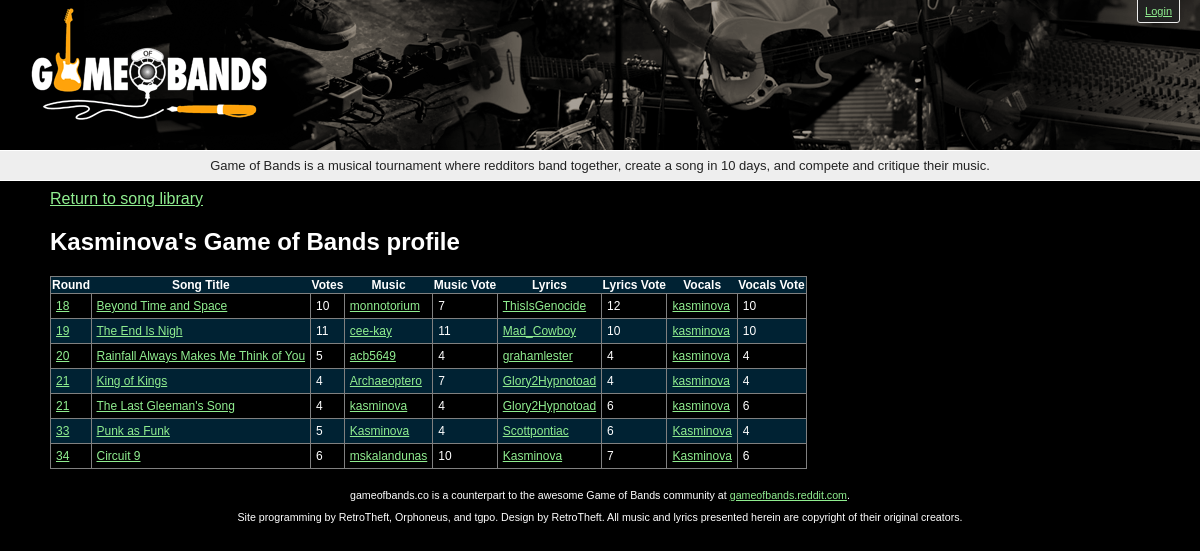
/bandit/Kasminova, run on the app's committed database.
### tables this page shows
CREATE TABLE IF NOT EXISTS `songs` (
  `id` int(11) unsigned NOT NULL AUTO_INCREMENT,
  `name` text NOT NULL,
  `url` varchar(100) NOT NULL DEFAULT '',
  `music` varchar(20) NOT NULL DEFAULT '',
  `lyrics` varchar(20) NOT NULL DEFAULT '',
  `vocals` varchar(20) NOT NULL DEFAULT '',
  `lyricsheet` text,
  `round` int(3) NOT NULL,
  `votes` int(5) DEFAULT NULL,
  `winner` tinyint(1) DEFAULT NULL,
  `rating` int(11) DEFAULT NULL,
  `musicvote` int(11) DEFAULT NULL,
  `lyricsvote` int(11) DEFAULT NULL,
  `vocalsvote` int(11) DEFAULT NULL,
  `teamnumber` int(11) NOT NULL,
  `submitby` text NOT NULL,
  `approved` tinyint(1) NOT NULL DEFAULT '0',
  PRIMARY KEY (`id`)
);

### src/query.php (the view, shortened to what this page needs)
<?php
function display_songs($result) {
  echo "<table id='songtable'>";
  echo "<thead><tr><th>Round</th><th>Song Title</th><th>Votes</th><th>Music</th><th>Music Vote</th><th>Lyrics</th><th>Lyrics Vote</th><th>Vocals</th><th>Vocals Vote</th></tr></thead><tbody>";
  foreach ($result as $row) {
    tr_song($row);
  }
  echo "</tbody></table>";
}
function tr_song($row) {
  echo "<tr>";
  echo '<td class="round">' . a_round($row['round'],$row['round']) . "</td>";
  echo '<td class="songname">' . a_song($row)  . "</td>";
  echo '<td class="songvotes">' . $row['votes'] . "</td>";
  td_bandit('music' ,$row);
  echo "</tr>";
}
function td_bandit($type, $row) {
  echo '<td class="' . $type . 'name">' . a_bandit($row[$type]) . "</td>";
  echo '<td class="' . $type . 'votes">' . $row[$type.'vote']    . "</td>";
}
function a_bandit($name) {
  return "<a class='banditname' href='/bandit/".$name."'>".$name."</a>";
}
function a_round($number,$name) {
  return "<a class='round' href='/round/".$number."'>".$name."</a>";
}
function a_song($row) {
  return "<a class='song' href='/song/".$row['id']."'>".$row['name']."</a>";
}

### stylesheet.css (style rules this page uses)
body { margin: 0px; background-color: black; font-family: avenir next, lucida-grande, verdana, sans-serif; color: white; }
table { font-size: 9pt; }
table, tr, td { border:1px solid grey; border-collapse:collapse; }
thead th, tr:nth-child(even) { background-color:#023; }
tr:nth-child(odd) { background-color:#000; }
td { padding: 5px; }
a { color:lightgreen }

### data on the page
songs: round "18", name "Beyond Time and Space", votes "10", music "monnotorium ThisIsGenocide kasminova", musicvote "7 12 10"
songs: round "19", name "The End Is Nigh", votes "11", music "cee-kay Mad_Cowboy kasminova", musicvote "11 10 10"
songs: round "20", name "Rainfall Always Makes Me Think of You", votes "5", music "acb5649 grahamlester kasminova", musicvote "4 4 4"
songs: round "21", name "King of Kings", votes "4", music "Archaeoptero Glory2Hypnotoad kasminova", musicvote "7 4 4"
songs: round "21", name "The Last Gleeman's Song", votes "4", music "kasminova Glory2Hypnotoad kasminova", musicvote "4 6 6"
songs: round "33", name "Punk as Funk", votes "5", music "Kasminova Scottpontiac Kasminova", musicvote "4 6 4"
songs: round "34", name "Circuit 9", votes "6", music "mskalandunas Kasminova Kasminova", musicvote "10 7 6"

### other printed values
$bandit "Kasminova"
